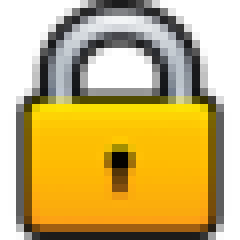
#> input picture Assets/locked.bmp, 30 x 30 px (shown 8 times larger); its folder holds 2 pictures in this run
$ python bmp_to_c_array.py
#> lines starting #> are read from the running program, lines starting #| are printed output that depends on the picture; after the words box and inside, x2 and y2 are one past the last pixel; in counts of white or black regions, pixels touching at a corner belong together
from PIL import Image

def bmp_to_c_array(filename, width, height, reverse_bits=False):
    # Load the image and convert it to monochrome
#> called with filename = 'locked', width = 30, height = 30, reverse_bits = True
    image = Image.open(filename + ".bmp").convert('1')
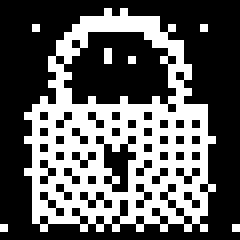
#> image: PIL image 30x30 1 (shown 8 times larger); 36.7% white in thin lines or dots

    # Ensure the image has the correct dimensions
    if image.size != (width, height):
        raise ValueError(f"Image size must be {width}x{height} pixels")

    # Create a binary array to store pixel data
    bitmap = []
    for y in range(height):
        for x in range(0, width, 8):
            byte = 0
            for bit in range(8):
                if x + bit < width:
                    pixel = 1 if image.getpixel((x + bit, y)) > 0 else 0
                    if reverse_bits:
                        byte |= pixel << (7 - bit)
                    else:
                        byte |= pixel << bit
            bitmap.append(byte)
#> after the loop, bitmap = 120 values, max 255 at index 53, min 0 at index 0, mean 89.33

    # Write the C array to a file
    with open(filename + ".c", 'w') as file:
        file.write("#include <stdint.h>\n\n")
        file.write("const uint8_t " + filename + "[] = {\n")
        for byte in bitmap:
            file.write(f'0x{byte:02X}, ')
#> this loop made 120 passes
#> byte on passes 2, 3, 4, 5, 7, 8, 9, 10, 11, 12, 13, 14: 0, 0, 0, 0, 0, 0, 0, 63, 240, 0, 8, 127
        file.write('\n};\n')

# Example usage for a 30x30 image
bmp_to_c_array('locked', 30, 30, reverse_bits=True)
bmp_to_c_array('yuyo', 30, 30, reverse_bits=True)
#> call 2 of bmp_to_c_array, with filename = 'yuyo', width = 30, height = 30, reverse_bits = True
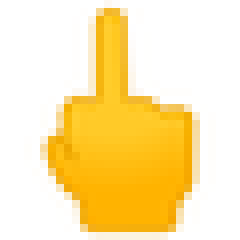
#> input picture Assets/yuyo.bmp, 30 x 30 px (shown 8 times larger)
#> in bmp_to_c_array (call 2), `image = Image.open(filename + ".bmp").convert('1')`:
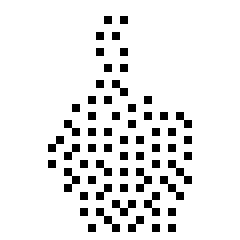
#> image: PIL image 30x30 1 (shown 8 times larger); 90.9% white; black in thin lines or dots, all inside (x1, y1, x2, y2) = (6, 2, 24, 29)
#> after the loop in bmp_to_c_array (call 2), `for y in range(height):`: bitmap = 120 values, max 255 at index 0, min 95 at index 102, mean 236.2
#> the loop in bmp_to_c_array (call 2), `for byte in bitmap:` made 120 passes
#> byte on passes 1 to 12: 255, 255, 255, 252, 255, 255, 255, 252, 255, 250, 255, 252
